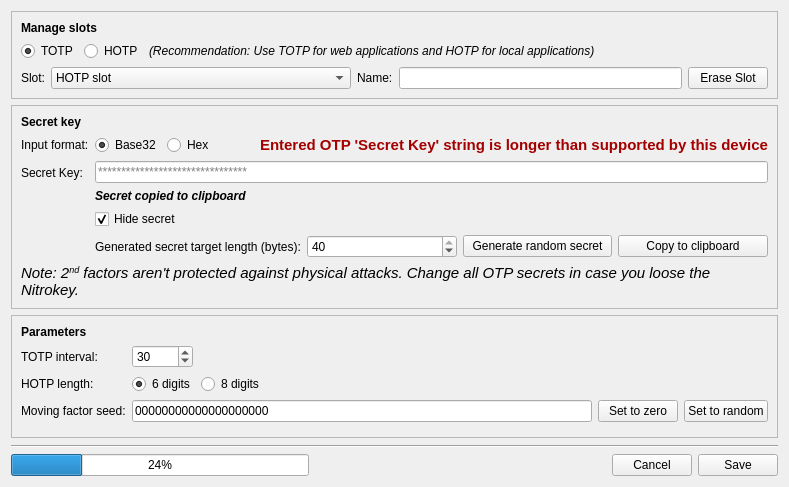
      <widget class="QWidget" name="tab">
       <attribute name="title">
        <string>OTP Slot Configuration</string>
       </attribute>
       <layout class="QVBoxLayout" name="verticalLayout_16">
        <item>
         <widget class="QFrame" name="frame_8">
          <property name="autoFillBackground">
           <bool>false</bool>
          </property>
          <property name="frameShape">
           <enum>QFrame::StyledPanel</enum>
          </property>
          <property name="frameShadow">
           <enum>QFrame::Sunken</enum>
          </property>
          <layout class="QVBoxLayout" name="verticalLayout_11">
           <item>
            <widget class="QLabel" name="label_24">
             <property name="font">
              <font>
               <weight>75</weight>
               <bold>true</bold>
              </font>
             </property>
             <property name="text">
              <string>Manage slots</string>
             </property>
            </widget>
           </item>
           <item>
            <layout class="QHBoxLayout" name="horizontalLayout_14">
             <item>
              <widget class="QRadioButton" name="radioButton_2">
               <property name="accessibleName">
                <string>Select slot type: TOTP</string>
               </property>
               <property name="accessibleDescription">
                <string>(Recommendation: Use TOTP for web applications and HOTP for local applications)</string>
               </property>
               <property name="text">
                <string>TOTP</string>
               </property>
               <property name="checked">
                <bool>true</bool>
               </property>
              </widget>
             </item>
             <item>
              <widget class="QRadioButton" name="radioButton">
               <property name="accessibleName">
                <string>Select slot type: HOTP</string>
               </property>
               <property name="accessibleDescription">
                <string>(Recommendation: Use TOTP for web applications and HOTP for local applications)</string>
               </property>
               <property name="text">
                <string>HOTP</string>
               </property>
              </widget>
             </item>
             <item>
              <widget class="QLabel" name="label_25">
               <property name="font">
                <font>
                 <italic>true</italic>
                </font>
               </property>
               <property name="text">
                <string>(Recommendation: Use TOTP for web applications and HOTP for local applications)</string>
               </property>
              </widget>
             </item>
             <item>
              <spacer name="horizontalSpacer_14">
               <property name="orientation">
                <enum>Qt::Horizontal</enum>
               </property>
               <property name="sizeHint" stdset="0">
                <size>
                 <width>40</width>
                 <height>20</height>
                </size>
               </property>
              </spacer>
             </item>
            </layout>
           </item>
           <item>
            <layout class="QHBoxLayout" name="horizontalLayout_9">
             <item>
              <widget class="QLabel" name="label">
               <property name="text">
                <string>Slot:</string>
               </property>
              </widget>
             </item>
             <item>
              <widget class="QComboBox" name="slotComboBox">
               <property name="minimumSize">
                <size>
                 <width>300</width>
                 <height>0</height>
                </size>
               </property>
               <property name="accessibleName">
                <string>Select OTP slot number</string>
               </property>
               <property name="currentText">
                <string notr="true">HOTP slot</string>
               </property>
               <property name="currentIndex">
                <number>0</number>
               </property>
               <item>
                <property name="text">
                 <string notr="true">HOTP slot</string>
                </property>
               </item>
              </widget>
             </item>
             <item>
              <widget class="QLabel" name="label_2">
               <property name="text">
                <string>Name:</string>
               </property>
              </widget>
             </item>
             <item>
              <widget class="QLineEdit" name="nameEdit">
               <property name="accessibleName">
                <string>Slot name</string>
               </property>
               <property name="inputMask">
                <string/>
               </property>
               <property name="maxLength">
                <number>15</number>
               </property>
              </widget>
             </item>
             <item>
              <widget class="QPushButton" name="eraseButton">
               <property name="text">
                <string>Erase Slot</string>
               </property>
              </widget>
             </item>
            </layout>
           </item>
          </layout>
         </widget>
        </item>
        <item>
         <widget class="QFrame" name="frame">
          <property name="autoFillBackground">
           <bool>false</bool>
          </property>
          <property name="frameShape">
           <enum>QFrame::StyledPanel</enum>
          </property>
          <property name="frameShadow">
           <enum>QFrame::Sunken</enum>
          </property>
          <layout class="QVBoxLayout" name="verticalLayout_7">
           <item>
            <widget class="QLabel" name="label_21">
             <property name="font">
              <font>
               <weight>75</weight>
               <bold>true</bold>
              </font>
             </property>
             <property name="text">
              <string>Secret key</string>
             </property>
            </widget>
           </item>
           <item>
            <layout class="QFormLayout" name="formLayout_4">
             <property name="fieldGrowthPolicy">
              <enum>QFormLayout::AllNonFixedFieldsGrow</enum>
             </property>
             <item row="1" column="0">
              <widget class="QLabel" name="label_4">
               <property name="text">
                <string>Input format:</string>
               </property>
              </widget>
             </item>
             <item row="1" column="1">
              <layout class="QHBoxLayout" name="horizontalLayout_6">
               <item>
                <widget class="QRadioButton" name="base32RadioButton">
                 <property name="toolTip">
                  <string>Example: &quot;ZR3M5I...&quot;</string>
                 </property>
                 <property name="accessibleName">
                  <string>Secret input format: base32</string>
                 </property>
                 <property name="text">
                  <string>Base32</string>
                 </property>
                 <property name="checkable">
                  <bool>true</bool>
                 </property>
                 <property name="checked">
                  <bool>true</bool>
                 </property>
                </widget>
               </item>
               <item>
                <widget class="QRadioButton" name="hexRadioButton">
                 <property name="toolTip">
                  <string>Example: &quot;A3911C05...&quot; (remove any 0x prefix)</string>
                 </property>
                 <property name="accessibleName">
                  <string>Secret input format: hex</string>
                 </property>
                 <property name="text">
                  <string>Hex</string>
                 </property>
                 <property name="checked">
                  <bool>false</bool>
                 </property>
                </widget>
               </item>
               <item>
                <spacer name="horizontalSpacer_2">
                 <property name="orientation">
                  <enum>Qt::Horizontal</enum>
                 </property>
                 <property name="sizeHint" stdset="0">
                  <size>
                   <width>40</width>
                   <height>20</height>
                  </size>
                 </property>
                </spacer>
               </item>
               <item>
                <widget class="QLabel" name="l_supportedLength">
                 <property name="font">
                  <font>
                   <pointsize>11</pointsize>
                  </font>
                 </property>
                 <property name="accessibleName">
                  <string>Entered OTP 'Secret Key' string is longer than supported by this device</string>
                 </property>
                 <property name="accessibleDescription">
                  <string>Label shown when the OTP secret key is too long</string>
                 </property>
                 <property name="text">
                  <string extracomment="Label shown when the OTP secret key is too long">&lt;html&gt;&lt;head/&gt;&lt;body&gt;&lt;p&gt;&lt;span style=&quot; font-weight:600; color:#a40000;&quot;&gt;Entered OTP 'Secret Key' string is longer than supported by this device&lt;/span&gt;&lt;/p&gt;&lt;/body&gt;&lt;/html&gt;</string>
                 </property>
                </widget>
               </item>
              </layout>
             </item>
             <item row="2" column="0">
              <widget class="QLabel" name="label_3">
               <property name="toolTip">
                <string>&lt;html&gt;&lt;head/&gt;&lt;body&gt;&lt;p&gt;The secret is provided by your service provider you may want to login or can be configured in your local application which you may want to login to.&lt;/p&gt;&lt;/body&gt;&lt;/html&gt;</string>
               </property>
               <property name="text">
                <string>Secret Key:</string>
               </property>
              </widget>
             </item>
             <item row="2" column="1">
              <layout class="QVBoxLayout" name="verticalLayout_6">
               <item>
                <widget class="QLineEdit" name="secretEdit">
                 <property name="toolTip">
                  <string>The secret is provided by your service provider you may want to login or can be configured in your local application which you may want to login to.</string>
                 </property>
                 <property name="accessibleName">
                  <string>OTP secret key</string>
                 </property>
                 <property name="accessibleDescription">
                  <string>Note: 2nd factors aren't protected against physical attacks. Change all OTP secrets in case you loose the Nitrokey.</string>
                 </property>
                 <property name="inputMask">
                  <string/>
                 </property>
                 <property name="text">
                  <string/>
                 </property>
                 <property name="maxLength">
                  <number>200</number>
                 </property>
                 <property name="echoMode">
                  <enum>QLineEdit::PasswordEchoOnEdit</enum>
                 </property>
                 <property name="placeholderText">
                  <string>********************************</string>
                 </property>
                 <property name="clearButtonEnabled">
                  <bool>false</bool>
                 </property>
                </widget>
               </item>
               <item>
                <widget class="QLabel" name="labelNotify">
                 <property name="font">
                  <font>
                   <pointsize>9</pointsize>
                   <weight>75</weight>
                   <italic>true</italic>
                   <bold>true</bold>
                  </font>
                 </property>
                 <property name="text">
                  <string>Secret copied to clipboard</string>
                 </property>
                </widget>
               </item>
               <item>
                <layout class="QHBoxLayout" name="horizontalLayout_4">
                 <item>
                  <widget class="QCheckBox" name="checkBox">
                   <property name="enabled">
                    <bool>true</bool>
                   </property>
                   <property name="toolTip">
                    <string>&lt;html&gt;&lt;head/&gt;&lt;body&gt;&lt;p&gt;Hide or show the secret.&lt;/p&gt;&lt;/body&gt;&lt;/html&gt;</string>
                   </property>
                   <property name="text">
                    <string>Hide secret</string>
                   </property>
                   <property name="checked">
                    <bool>true</bool>
                   </property>
                  </widget>
                 </item>
                 <item>
                  <spacer name="horizontalSpacer_13">
                   <property name="orientation">
                    <enum>Qt::Horizontal</enum>
                   </property>
                   <property name="sizeHint" stdset="0">
                    <size>
                     <width>40</width>
                     <height>20</height>
                    </size>
                   </property>
                  </spacer>
                 </item>
                </layout>
               </item>
               <item>
                <layout class="QHBoxLayout" name="horizontalLayout_3">
                 <item>
                  <widget class="QLabel" name="label_7">
                   <property name="text">
                    <string>Generated secret target length (bytes):</string>
                   </property>
                  </widget>
                 </item>
                 <item>
                  <widget class="QSpinBox" name="secret_key_generated_len">
                   <property name="accessibleName">
                    <string>TOTP interval value</string>
                   </property>
                   <property name="minimum">
                    <number>10</number>
                   </property>
                   <property name="maximum">
                    <number>40</number>
                   </property>
                   <property name="value">
                    <number>40</number>
                   </property>
                  </widget>
                 </item>
                 <item>
                  <widget class="QPushButton" name="randomSecretButton">
                   <property name="toolTip">
                    <string>After generating a random secret, you would need to copy it into your application or service where you want to login to.</string>
                   </property>
                   <property name="accessibleDescription">
                    <string/>
                   </property>
                   <property name="text">
                    <string>Generate random secret</string>
                   </property>
                  </widget>
                 </item>
                 <item>
                  <widget class="QPushButton" name="btn_copyToClipboard">
                   <property name="toolTip">
                    <string>Copy secret to clipboard</string>
                   </property>
                   <property name="text">
                    <string>Copy to clipboard</string>
                   </property>
                  </widget>
                 </item>
                </layout>
               </item>
              </layout>
             </item>
            </layout>
           </item>
           <item>
            <widget class="QLabel" name="label_26">
             <property name="font">
              <font>
               <pointsize>11</pointsize>
               <italic>true</italic>
              </font>
             </property>
             <property name="text">
              <string>Note: 2&lt;sup&gt;nd&lt;/sup&gt; factors aren't protected against physical attacks. Change all OTP secrets in case you loose the Nitrokey.</string>
             </property>
             <property name="wordWrap">
              <bool>true</bool>
             </property>
            </widget>
           </item>
          </layout>
         </widget>
        </item>
        <item>
         <widget class="QFrame" name="frame_2">
          <property name="autoFillBackground">
           <bool>false</bool>
          </property>
          <property name="frameShape">
           <enum>QFrame::StyledPanel</enum>
          </property>
          <property name="frameShadow">
           <enum>QFrame::Sunken</enum>
          </property>
          <layout class="QVBoxLayout" name="verticalLayout_9">
           <item>
            <widget class="QLabel" name="label_22">
             <property name="font">
              <font>
               <weight>75</weight>
               <bold>true</bold>
              </font>
             </property>
             <property name="text">
              <string>Parameters</string>
             </property>
            </widget>
           </item>
           <item>
            <layout class="QFormLayout" name="formLayout_5">
             <property name="fieldGrowthPolicy">
              <enum>QFormLayout::AllNonFixedFieldsGrow</enum>
             </property>
             <item row="4" column="1">
              <layout class="QVBoxLayout" name="verticalLayout_5">
               <item>
                <layout class="QHBoxLayout" name="horizontalLayout_7">
                 <item>
                  <widget class="QLineEdit" name="counterEdit">
                   <property name="accessibleName">
                    <string>HOTP moving factor seed</string>
                   </property>
                   <property name="inputMask">
                    <string/>
                   </property>
                   <property name="text">
                    <string>00000000000000000000</string>
                   </property>
                   <property name="maxLength">
                    <number>20</number>
                   </property>
                  </widget>
                 </item>
                 <item>
                  <widget class="QPushButton" name="setToZeroButton">
                   <property name="accessibleName">
                    <string>Set HOTP counter to zero</string>
                   </property>
                   <property name="text">
                    <string>Set to zero</string>
                   </property>
                  </widget>
                 </item>
                 <item>
                  <widget class="QPushButton" name="setToRandomButton">
                   <property name="accessibleName">
                    <string>Set HOTP counter to random value</string>
                   </property>
                   <property name="text">
                    <string>Set to random</string>
                   </property>
                  </widget>
                 </item>
                </layout>
               </item>
              </layout>
             </item>
             <item row="5" column="1">
              <spacer name="verticalSpacer_3">
               <property name="orientation">
                <enum>Qt::Vertical</enum>
               </property>
               <property name="sizeHint" stdset="0">
                <size>
                 <width>20</width>
                 <height>0</height>
                </size>
               </property>
              </spacer>
             </item>
             <item row="3" column="1">
              <layout class="QHBoxLayout" name="horizontalLayout_8">
               <item>
                <widget class="QRadioButton" name="digits6radioButton">
                 <property name="accessibleName">
                  <string>OTP code length: 6 digits</string>
                 </property>
                 <property name="text">
                  <string>6 digits</string>
                 </property>
                 <property name="checked">
                  <bool>true</bool>
                 </property>
                </widget>
               </item>
               <item>
                <widget class="QRadioButton" name="digits8radioButton">
                 <property name="accessibleName">
                  <string>OTP code length:  8 digits</string>
                 </property>
                 <property name="text">
                  <string>8 digits</string>
                 </property>
                </widget>
               </item>
               <item>
                <spacer name="horizontalSpacer_6">
                 <property name="orientation">
                  <enum>Qt::Horizontal</enum>
                 </property>
                 <property name="sizeHint" stdset="0">
                  <size>
                   <width>40</width>
                   <height>20</height>
                  </size>
                 </property>
                </spacer>
               </item>
              </layout>
             </item>
             <item row="2" column="1">
              <layout class="QHBoxLayout" name="horizontalLayout_15">
               <item>
                <widget class="QSpinBox" name="intervalSpinBox">
                 <property name="accessibleName">
                  <string>TOTP interval value</string>
                 </property>
                 <property name="minimum">
                  <number>1</number>
                 </property>
                 <property name="maximum">
                  <number>65536</number>
                 </property>
                 <property name="value">
                  <number>30</number>
                 </property>
                </widget>
               </item>
               <item>
                <spacer name="horizontalSpacer_10">
                 <property name="orientation">
                  <enum>Qt::Horizontal</enum>
                 </property>
                 <property name="sizeHint" stdset="0">
                  <size>
                   <width>40</width>
                   <height>0</height>
                  </size>
                 </property>
                </spacer>
               </item>
              </layout>
             </item>
             <item row="4" column="0">
              <widget class="QLabel" name="label_6">
               <property name="text">
                <string>Moving factor seed:</string>
               </property>
              </widget>
             </item>
             <item row="3" column="0">
              <widget class="QLabel" name="label_5">
               <property name="text">
                <string>HOTP length:</string>
               </property>
              </widget>
             </item>
             <item row="2" column="0">
              <widget class="QLabel" name="intervalLabel">
               <property name="text">
                <string>TOTP interval:</string>
               </property>
              </widget>
             </item>
            </layout>
           </item>
          </layout>
         </widget>
        </item>
        <item>
         <spacer name="verticalSpacer">
          <property name="orientation">
           <enum>Qt::Vertical</enum>
          </property>
          <property name="sizeType">
           <enum>QSizePolicy::MinimumExpanding</enum>
          </property>
          <property name="sizeHint" stdset="0">
           <size>
            <width>20</width>
            <height>1</height>
           </size>
          </property>
         </spacer>
        </item>
        <item>
         <widget class="Line" name="line">
          <property name="orientation">
           <enum>Qt::Horizontal</enum>
          </property>
         </widget>
        </item>
        <item>
         <layout class="QHBoxLayout" name="horizontalLayout">
          <item>
           <widget class="QProgressBar" name="progressBar">
            <property name="value">
             <number>24</number>
            </property>
           </widget>
          </item>
          <item>
           <spacer name="horizontalSpacer">
            <property name="orientation">
             <enum>Qt::Horizontal</enum>
            </property>
            <property name="sizeHint" stdset="0">
             <size>
              <width>40</width>
              <height>20</height>
             </size>
            </property>
           </spacer>
          </item>
          <item>
           <widget class="QPushButton" name="cancelButton">
            <property name="toolTip">
             <string/>
            </property>
            <property name="text">
             <string>Cancel</string>
            </property>
           </widget>
          </item>
          <item>
           <widget class="QPushButton" name="writeButton">
            <property name="text">
             <string>Save</string>
            </property>
           </widget>
          </item>
         </layout>
        </item>
       </layout>
      </widget>
